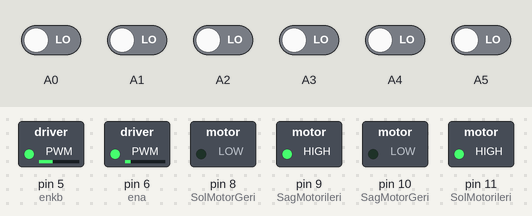
Bench run of a sketch on a simulated Arduino Nano, built with avr-gcc and run on an emulated ATmega328P. Shown: switched loads named in the sketch (green lamp = pin HIGH). Inputs (shaded band) come from the test bench; at power-on: A0–5 LOW. What the sketch prints to the serial monitor is not drawn.

Above: at 8.9 s.
9.0 s: A0 driven HIGH
At 10.3 s:
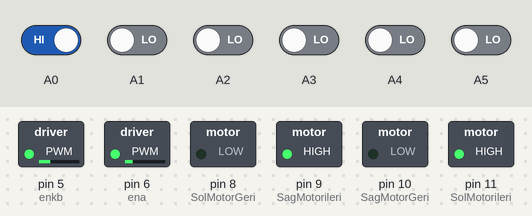
12.0 s: A1 driven HIGH
At 12.7 s:
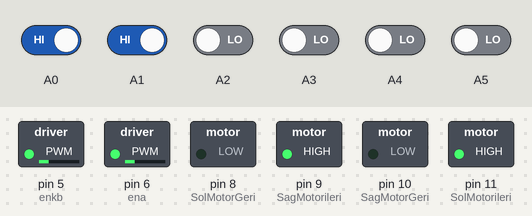
13.5 s: A2 driven HIGH
At 14.9 s:
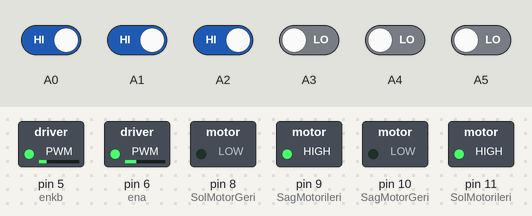
16.5 s: A3 driven HIGH
At 17.3 s:
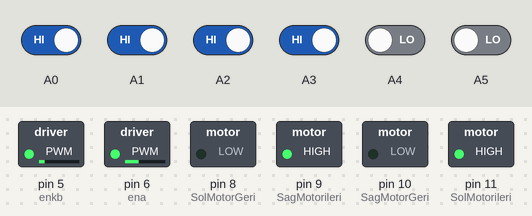
19.5 s: A4 driven HIGH
At 20.7 s:
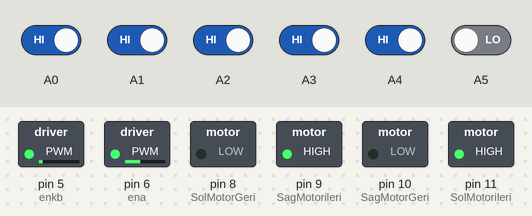
21.0 s: A5 driven HIGH
At 21.9 s:
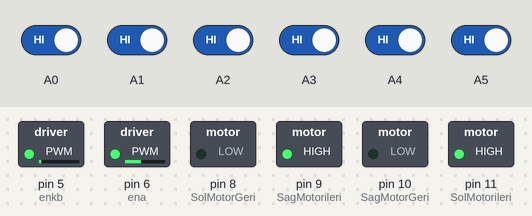
Timing chart, 0 to 24.0 s (numbered marks = the images above; inputs shaded):
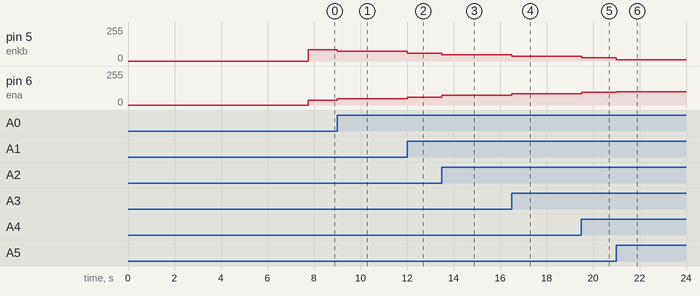

The sketch:

trc-linefollower.ino
```cpp
//Çizgi izleyen robot
//www.robimek.com

#include <QTRSensors.h>
/*
#define SolMotorileri 11
#define SolMotorGeri 8
#define SagMotorileri 9
#define SagMotorGeri  10
*/
#define SagMotorileri 9
#define SagMotorGeri 10
#define SolMotorileri 11
#define SolMotorGeri 8

#define ena 6
#define enkb 5

#define KP 0.025

#define KD 0.015
#define M1_minumum_hiz 60
#define M2_minumum_hiz 60
#define M1_maksimum_hiz 100
#define M2_maksimum_hiz 100
#define MIDDLE_SENSOR 4, 5
#define NUM_SENSORS 8
#define TIMEOUT 2500
#define EMITTER_PIN 2
#define DEBUG 0
int lastError = 0;
int last_proportional = 0;
int integral = 0;

int duzcizgi = 0;
QTRSensorsRC qtrrc((unsigned char[8]){ A7, A6, A5, A4, A3, A2, A1, A0 }, NUM_SENSORS, TIMEOUT, EMITTER_PIN);

unsigned int sensorValues[NUM_SENSORS];

void setup() {
  pinMode(SolMotorileri, OUTPUT);
  pinMode(SolMotorGeri, OUTPUT);
  pinMode(SagMotorileri, OUTPUT);
  pinMode(SagMotorGeri, OUTPUT);
  pinMode(ena, OUTPUT);
  pinMode(enkb, OUTPUT);
  delay(1000);
  manual_calibration();
  set_motors(0, 0);
  Serial.begin(115200);
}

void loop() {
  unsigned int sensors[8];
  int position = qtrrc.readLine(sensors, 1, 1);
  if (position > 7000) {
    duzcizgi = duzcizgi + 1;
  }
  int error = position - 2500;

  int motorSpeed = KP * error + KD * (error - lastError);
  Serial.print("<");
  Serial.print("Motor Speed: ");
  Serial.print(motorSpeed);
  Serial.print(", Position: ");
  Serial.print(position);
  Serial.println(">");
  lastError = error;

  int leftMotorSpeed = M1_minumum_hiz - motorSpeed;
  int rightMotorSpeed = M2_minumum_hiz + motorSpeed;

  set_motors(leftMotorSpeed, rightMotorSpeed);
}

void set_motors(int motor1speed, int motor2speed) {
  if (motor1speed > M1_maksimum_hiz) motor1speed = M1_maksimum_hiz;  //MAKSİMUM MOTOR 1 HIZ LİMİTİ
  if (motor2speed > M2_maksimum_hiz) motor2speed = M2_maksimum_hiz;  // MAKSİMUM MOTOR 2 HIZ LİMİTİ
  if (motor1speed < 0) motor1speed = 0;                              // MİNIMUMMOTOER 1 HIZ LİMİTİ
  if (motor2speed < 0) motor2speed = 0;                              // MİNİMUM MOTOR 2 HIZ LİMİTİ
  analogWrite(ena, motor1speed);
  analogWrite(enkb, motor2speed);
  digitalWrite(SolMotorileri, HIGH);
  digitalWrite(SagMotorileri, HIGH);
  digitalWrite(SolMotorGeri, LOW);
  digitalWrite(SagMotorGeri, LOW);
}

void manual_calibration() {

  int i;
  for (i = 0; i < 150; i++) {

    qtrrc.calibrate(QTR_EMITTERS_ON);
    delay(20);
  }

  if (DEBUG) {
    Serial.begin(9600);
    for (int i = 0; i < NUM_SENSORS; i++) {
      Serial.print(qtrrc.calibratedMinimumOn[i]);
      Serial.print(' ');
    }
    Serial.println();

    for (int i = 0; i < NUM_SENSORS; i++) {
      Serial.print(qtrrc.calibratedMaximumOn[i]);
      Serial.print(' ');
    }
    Serial.println();
    Serial.println();
  }
}
```

Measured:
- after the input at 9.0 s, pin 5 (enkb): 85/255 → 72/255 at once; pin 6 (ena): 35/255 → 48/255 at once
- after the input at 12.0 s, pin 5 (enkb): 72/255 → 60/255 at once; pin 6 (ena): 48/255 → 60/255 at once
- after the input at 13.5 s, pin 5 (enkb): 60/255 → 48/255 at once; pin 6 (ena): 60/255 → 72/255 at once
- after the input at 16.5 s, pin 5 (enkb): 48/255 → 35/255 at once; pin 6 (ena): 72/255 → 85/255 at once
- after the input at 19.5 s, pin 5 (enkb): 35/255 → 23/255 at once; pin 6 (ena): 85/255 → 97/255 at once
- after the input at 21.0 s, pin 5 (enkb): 23/255 → 10/255 at once; pin 6 (ena): 97/255 → 100/255 at once
